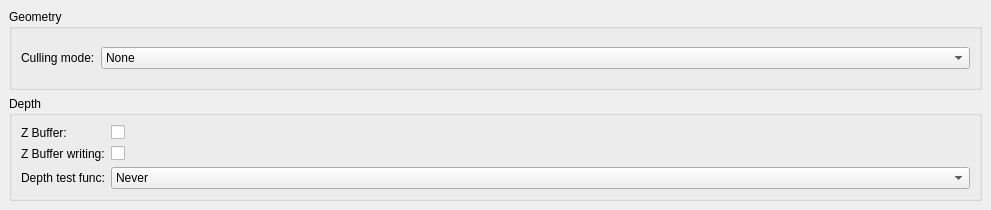
                 <widget class="QWidget" name="scrollAreaWidgetContents_2">
                  <property name="geometry">
                   <rect>
                    <x>0</x>
                    <y>0</y>
                    <width>991</width>
                    <height>210</height>
                   </rect>
                  </property>
                  <layout class="QVBoxLayout" name="verticalLayout_5">
                   <property name="margin">
                    <number>9</number>
                   </property>
                   <item>
                    <widget class="QGroupBox" name="geometryGroupBox">
                     <property name="title">
                      <string>Geometry</string>
                     </property>
                     <layout class="QHBoxLayout" name="horizontalLayout_7" stretch="0,1">
                      <item>
                       <widget class="QLabel" name="label_19">
                        <property name="text">
                         <string>Culling mode:</string>
                        </property>
                       </widget>
                      </item>
                      <item>
                       <widget class="QComboBox" name="cullingMode">
                        <item>
                         <property name="text">
                          <string>None</string>
                         </property>
                        </item>
                        <item>
                         <property name="text">
                          <string>Clockwise</string>
                         </property>
                        </item>
                        <item>
                         <property name="text">
                          <string>Counter clockwise</string>
                         </property>
                        </item>
                       </widget>
                      </item>
                     </layout>
                    </widget>
                   </item>
                   <item>
                    <widget class="QGroupBox" name="depthGroupBox">
                     <property name="title">
                      <string>Depth</string>
                     </property>
                     <layout class="QFormLayout" name="formLayout">
                      <property name="fieldGrowthPolicy">
                       <enum>QFormLayout::AllNonFixedFieldsGrow</enum>
                      </property>
                      <item row="0" column="0">
                       <widget class="QLabel" name="label_21">
                        <property name="text">
                         <string>Z Buffer:</string>
                        </property>
                       </widget>
                      </item>
                      <item row="0" column="1">
                       <widget class="QCheckBox" name="zBufferEnabled">
                        <property name="text">
                         <string/>
                        </property>
                       </widget>
                      </item>
                      <item row="1" column="0">
                       <widget class="QLabel" name="label_20">
                        <property name="text">
                         <string>Z Buffer writing:</string>
                        </property>
                       </widget>
                      </item>
                      <item row="3" column="0">
                       <widget class="QLabel" name="label">
                        <property name="text">
                         <string>Depth test func:</string>
                        </property>
                       </widget>
                      </item>
                      <item row="1" column="1">
                       <widget class="QCheckBox" name="zBufferWriteEnabled">
                        <property name="text">
                         <string/>
                        </property>
                       </widget>
                      </item>
                      <item row="3" column="1">
                       <widget class="QComboBox" name="depthTestFuncCombo">
                        <item>
                         <property name="text">
                          <string>Never</string>
                         </property>
                        </item>
                        <item>
                         <property name="text">
                          <string>Less ( &lt; )</string>
                         </property>
                        </item>
                        <item>
                         <property name="text">
                          <string>Equal ( == )</string>
                         </property>
                        </item>
                        <item>
                         <property name="text">
                          <string>LessEqual ( &lt;= )</string>
                         </property>
                        </item>
                        <item>
                         <property name="text">
                          <string>Greater ( &gt; )</string>
                         </property>
                        </item>
                        <item>
                         <property name="text">
                          <string>NotEqual ( != )</string>
                         </property>
                        </item>
                        <item>
                         <property name="text">
                          <string>GreaterEqual ( &gt;= )</string>
                         </property>
                        </item>
                        <item>
                         <property name="text">
                          <string>Always</string>
                         </property>
                        </item>
                       </widget>
                      </item>
                     </layout>
                    </widget>
                   </item>
                  </layout>
                 </widget>
